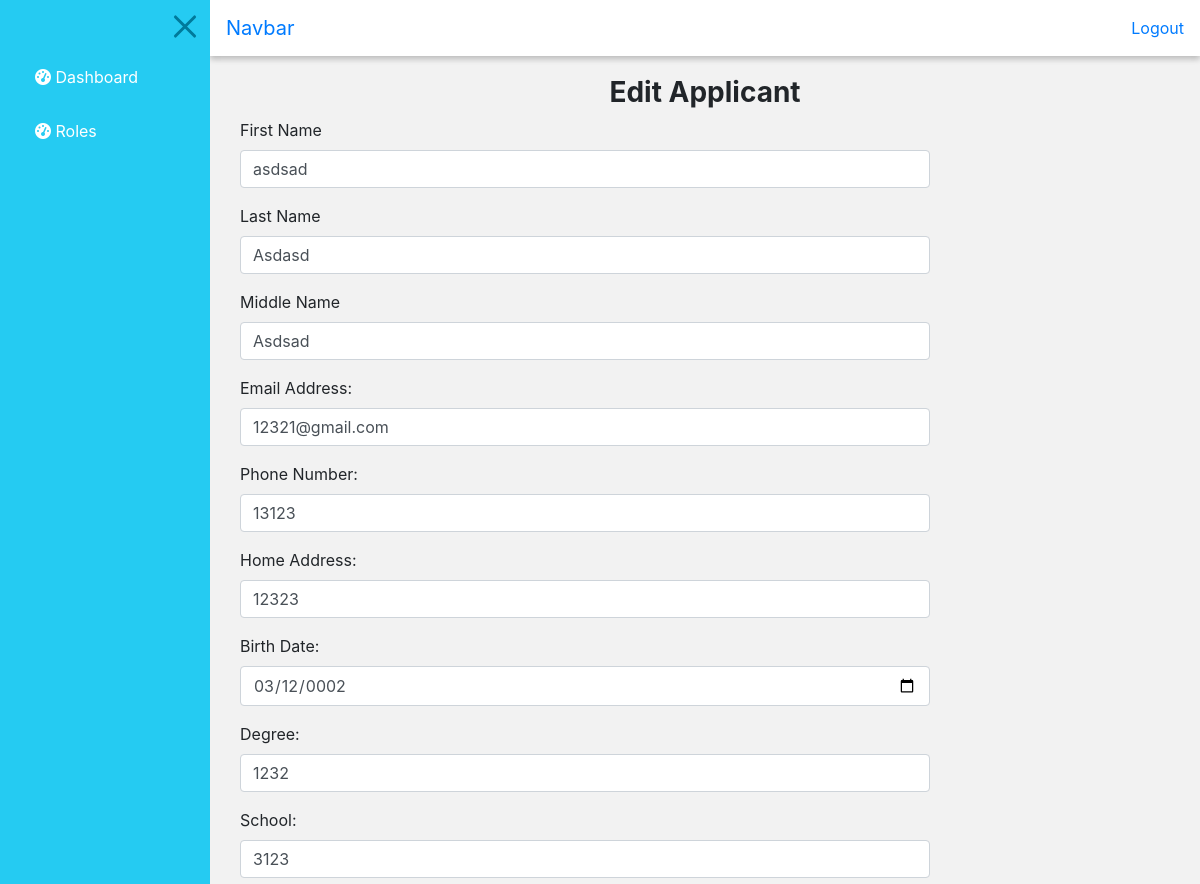
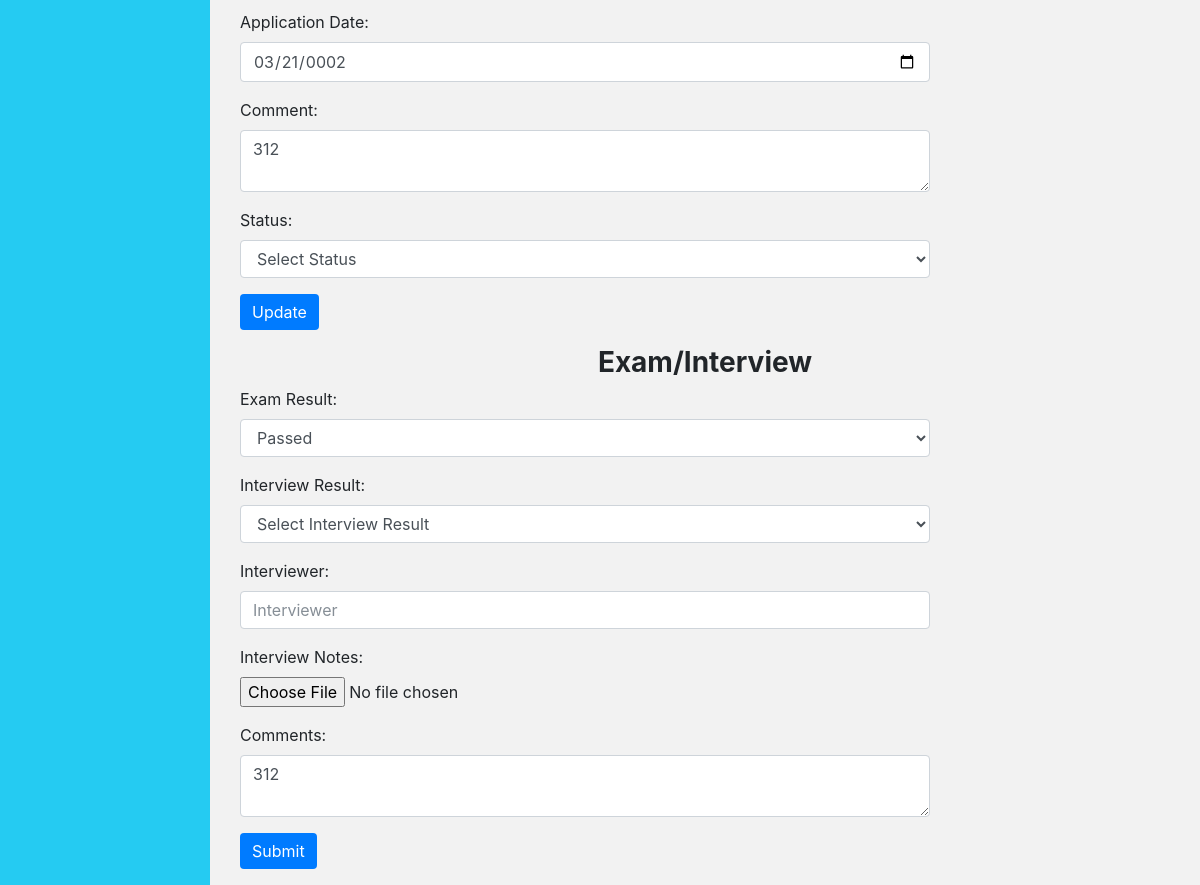
Page /applicant/edit_view/7 on the committed database (2 pictures, top to bottom).
### tables this page shows
CREATE TABLE `record` (
  `id` int(11) NOT NULL,
  `first_name` varchar(50) DEFAULT NULL,
  `last_name` varchar(50) DEFAULT NULL,
  `middle_name` varchar(509) DEFAULT NULL,
  `degree` varchar(100) DEFAULT NULL,
  `school` varchar(200) NOT NULL,
  `application_date` date DEFAULT NULL,
  `role_id` varchar(50) DEFAULT NULL,
  `pos_id` int(11) DEFAULT NULL,
  `email` varchar(100) DEFAULT NULL,
  `comment` text,
  `home_address` text,
  `phone_number` varchar(20) DEFAULT NULL,
  `birthday` date DEFAULT NULL,
  `date_hired` date DEFAULT NULL,
  `file` varchar(255) DEFAULT NULL,
  `images` varchar(255) DEFAULT NULL,
  `available_date` date DEFAULT NULL,
  `interviewer` varchar(100) DEFAULT NULL,
  `interview_notes` text,
  `exam_result` tinyint(4) DEFAULT NULL,
  `interview_result` tinyint(4) DEFAULT NULL,
  `current_status` varchar(50) DEFAULT NULL,
  `created_at` timestamp NOT NULL DEFAULT CURRENT_TIMESTAMP,
  `update_at` timestamp NOT NULL DEFAULT CURRENT_TIMESTAMP ON UPDATE CURRENT_TIMESTAMP
);

### application/controllers/Applicant.php (called while the page is built, shortened)
  <?php
class Applicant extends CI_Controller {
  public function edit_view()
  {
    $this->load->helper('form');
    $id = $this->uri->segment(3);
    $this->load->model('Resume_model');
    $title['title'] = "Astrid Technologies | New Applicant";
    $data['applicant_data']= $this->db->get_where('record', ['id' => $id])->row();
    $this->load->view('include/header',$title);
    $this->load->view('include/sidebar', $data);
    $this->load->view('applicant/edit', $data);
    $this->load->view('include/footer');
  }
}

### index.php (called while the page is built, shortened)
<?php
require_once BASEPATH.'core/CodeIgniter.php';

### application/views/applicant/edit.php (the view, shortened to what this page needs)
  <center>
    <h3><b>Edit Applicant</b></h3>
  </center>
    <div class="container">
     <form class="form-horizontal" id="edit-form" enctype="multipart/form-data"  method="POST">
       <div class="form-group">
         <label  class="col-sm-3 control-label">First Name</label>
         <div class="col-sm-9">
             <input type="type" name="first_name" class="form-control" value="<?= $applicant_data->first_name ?>" placeholder="First Name"/>
         </div>
       </div>
       <div class="form-group">
           <label  class="col-sm-3 control-label">Last Name</label>
         <div class="col-sm-9">
             <input type="type" name="last_name" class="form-control" value="<?= $applicant_data->last_name ?>" placeholder="Last Name"/>
         </div>
       </div>
       <div class="form-group">
           <label  class="col-sm-3 control-label">Middle Name</label>
         <div class="col-sm-9">
             <input type="type" name="middle_name" class="form-control" value="<?= $applicant_data->middle_name ?>" placeholder="Middle Name"/>
         </div>
       </div>
       <div class="form-group">
         <label  class="col-sm-3 control-label">Email Address:</label>
         <div class="col-sm-9">
             <input type="email" name="email_address" class="form-control" value="<?= $applicant_data->email ?>" placeholder="Email Address"/>
         </div>
       </div>
       <div class="form-group">
         <label  class="col-sm-3 control-label">Phone Number:</label>
         <div class="col-sm-9">
             <input type="number" name="phone_number" value="<?= $applicant_data->phone_number ?>"  class="form-control" placeholder="Phone Number"/>
         </div>
       </div>
       <div class="form-group">
         <label  class="col-sm-3 control-label">Home Address:</label>
         <div class="col-sm-9">
             <input type="text" name="home_address" class="form-control" value="<?= $applicant_data->home_address ?>" placeholder="Home Address"/>
         </div>
       </div>
       <div class="form-group">
          <label  class="col-sm-3 control-label">Birth Date:</label>
          <div class="col-sm-9">
              <input type="date" name="birth_date" class="form-control" value="<?= $applicant_data->birthday?>"/>
        </div>
      </div>
      <div class="form-group">
      <label  class="col-sm-3 control-label">Degree:</label>
      <div class="col-sm-9">
          <input type="text" name="degree" class="form-control" placeholder="Degree" value="<?= $applicant_data->degree?>"/>
      </div>
    </div>
    <div class="form-group">
      <label  class="col-sm-3 control-label">School:</label>
      <div class="col-sm-9">
          <input type="text" name="school" class="form-control" placeholder="School" value="<?= $applicant_data->school?>"/>
      </div>
    </div>
    <div class="form-group">
      <label  class="col-sm-3 control-label">Application Date:</label>
      <div class="col-sm-9">
          <input type="date" name="application_date" class="form-control" value="<?= $applicant_data->application_date?>"/>
      </div>
    </div>
    <div class="form-group">
      <label class="col-sm-3 control-label">Comment:</label>
      <div class="col-sm-9">
        <textarea class="form-control" name="comment"><?= $applicant_data->comment?></textarea>
      </div>
    </div>
      <div class="form-group">
        <label  class="col-sm-3 control-label">Status:</label>
        <div class="col-sm-9">
          <select class="form-control" name="status">
            <option value="<?= $applicant_data->current_status?>">Select Status</option>>
          </select>
        </div>
      </div>
       <div class="form-group">
         <div class="col-sm-9 col-sm-offset-3">
           <input type="submit" value="Update" class="btn btn-primary" />
         </div>
       </div>
    </form>
    </div>
    <div class="container">
      <center>
        <h3><b>Exam/Interview</b></h3>
      </center>
       <form class="form-horizontal" method="POST" enctype="multipart/form-data" id="add_result">
        <div class="form-group">
          <label  class="col-sm-3 control-label">Exam Result:</label>
          <div class="col-sm-9">
            <select class="form-control" name="exam_result">
              <option value="<?= $applicant_data->exam_result ?>"><?=$applicant_data->exam_result==1?"Passed":"Failed"?></option>
            </select>
          </div>
        </div>
        <div class="form-group">
          <label  class="col-sm-3 control-label">Interview Result:</label>
          <div class="col-sm-9">
            <select class="form-control" name="interview_result" >
              <option value="<?= $applicant_data->interview_result ?>">Select Interview Result</option>
            </select>
          </div>
        </div>
        <div class="form-group">
          <label  class="col-sm-3 control-label">Interviewer:</label>
          <div class="col-sm-9">
              <input class="form-control" name="interviewer" placeholder="Interviewer" value="<?= $applicant_data->interviewer ?>"/>
          </div>
        </div>
        <div class="form-group">
          <label class="col-sm-3 control-label">Interview Notes:</label>
          <div class="col-sm-9">
            <input type="file" name="notes_file" value="<?= $applicant_data->interview_notes?>">
          </div>
        </div>
         <div class="form-group">
           <label class="col-sm-3 control-label">Comments:</label>
           <div class="col-sm-9">
             <textarea class="form-control" name="comment"><?=$applicant_data->comment?></textarea>
           </div>
         </div>
        <div class="form-group">
          <div class="col-sm-9 col-sm-offset-3">
            <input type="submit" value="Submit" class="btn btn-primary" />
          </div>
        </div>
    </form>
    </div>
</body>
</html>

### assets/css/style.css (style rules this page uses)
html, body { width: 100%; }
body { background-color: #f2f2f2; }
.btn { border: none; }

### rows in the picture
record: first_name "asdsad", last_name "Asdasd", middle_name "Asdsad", email_address "12321@gmail.com", phone_number "13123", home_address "12323", birth_date "03/12/0002", degree "1232", school "3123", application_date "03/21/0002", comment "312", exam_result "Passed"
